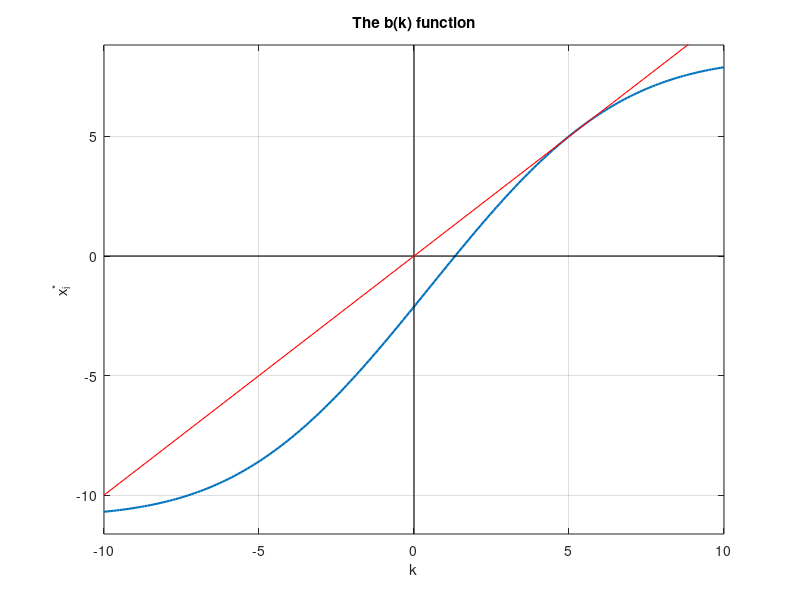

The MATLAB script that drew this image:
%% Checking for multiplicity in the linear case
clc; clear; close all;

% Put in any parameter values
alpha = 1;     % precision of public prior
beta = 0.055;  %  precision of private signal
z = 0.6;       % mean of public prior

% Determinig gamma (equation (34))
gamma = (alpha^2*(beta+alpha))/(beta*(alpha+2*beta));

% Taking the "inverse" of the positive part of the standard normal pdf
x = linspace(0, 10, 1000); 
pdf_vals = normpdf(x); % Compute standard normal PDF

% Creating the inverse function via interpolation
inv_phi_pos = @(y) interp1(pdf_vals, x, y, 'pchip', NaN);
% y_vals = linspace(max(pdf_vals), min(pdf_vals), 1000); 
% x_inverse = arrayfun(inv_phi_pos, y_vals);

% Determining k** and k*** acoording to Proposition 4
% Simplifying some terms
sqrt_term = sqrt((alpha + 2*beta) * (alpha + beta) / (beta * alpha^2));
phi_inv_val = inv_phi_pos(1/sqrt(gamma));

% Computing k** and k***
k_star_star  = z - phi_inv_val * sqrt_term;
k_star_star_star  = z + phi_inv_val * sqrt_term;

fktvalue1 = normcdf( sqrt((beta*alpha^2)/((alpha+2*beta)*(alpha+beta))) * (k_star_star - z) )- (beta/(beta+alpha))*k_star_star - (alpha/(beta+alpha))*z;
fktvalue2 = normcdf( sqrt((beta*alpha^2)/((alpha+2*beta)*(alpha+beta))) * (k_star_star_star - z) )- (beta/(beta+alpha))*k_star_star_star - (alpha/(beta+alpha))*z;

% Applying Proposition 4 to determine the number of equilibria
if 2*pi >= gamma
    disp('A unique equilibrium')
elseif 2*pi < gamma && sign(fktvalue1) == sign(fktvalue2)
    disp('A unique equilibrium')
else
    disp('Multiple equilibria')
end



% Plottinh the b(k) function to check.

% Solving the implicit function of xi* in the Appendix for different values
% for k. 
% Simplifying some terms
A = sqrt(1 / (1/(alpha+beta) + 1/beta));

% Defining the implicit function
f = @(xi_star, k) normcdf( A * (k - ( (beta/(beta+alpha))*xi_star + (alpha/(beta+alpha))*z )) ) ...
                  - (beta/(beta+alpha))*xi_star ...
                  - (alpha/(beta+alpha))*z;

% Range of k values
k_vals = linspace(-10, 10, 200);

% Solve for xi_star for each k
xi_star_vals = NaN(size(k_vals));
for i = 1:length(k_vals)
    k = k_vals(i);

    % Solve f(xi_star, k) = 0 numerically
    try
        xi_star_vals(i) = fzero(@(xi) f(xi, k), 0);  % initial guess = 0
    catch
        xi_star_vals(i) = NaN;  % no solution found
    end
end

% Plot
figure;
plot(k_vals, xi_star_vals, 'LineWidth', 1.5);
xlabel('k');
ylabel('x_i^*');
title('The b(k) function');
grid on;
hold on;

% Had to increase visibility of the plot (thanks chatGPT)

% Compute padded axes limits
padding_x = 0;
padding_y = 0.05 * (max(xi_star_vals) - min(xi_star_vals));
xLimits = [min(k_vals)-padding_x, max(k_vals)+padding_x];
yLimits = [min(xi_star_vals)-padding_y, max(xi_star_vals)+padding_y];

% Fix axes limits
xlim(xLimits);
ylim(yLimits);

% Drawng some lines
line(xLimits, [0 0], 'Color', 'k', 'LineWidth', 0.8);  % x-axis
line([0 0], yLimits, 'Color', 'k', 'LineWidth', 0.8);  % y-axis
line(xLimits, xLimits, 'Color', 'r', 'LineWidth', 0.8);
hold off;